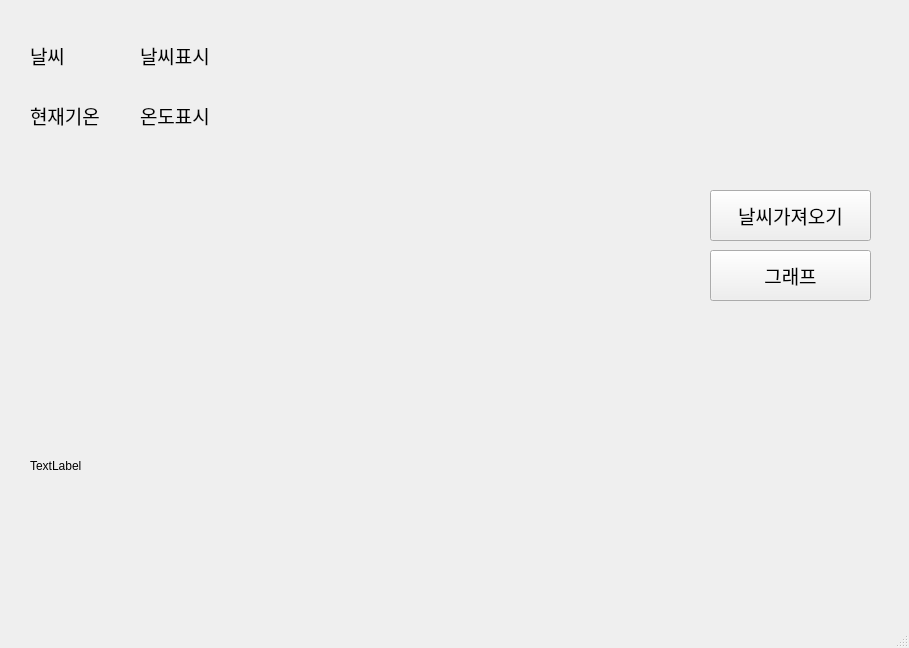
<?xml version="1.0" encoding="UTF-8"?>
<ui version="4.0">
 <class>MainWindow</class>
 <widget class="QMainWindow" name="MainWindow">
  <property name="geometry">
   <rect>
    <x>0</x>
    <y>0</y>
    <width>909</width>
    <height>648</height>
   </rect>
  </property>
  <property name="windowTitle">
   <string>날씨정보</string>
  </property>
  <widget class="QWidget" name="centralwidget">
   <widget class="QPushButton" name="load_btn">
    <property name="geometry">
     <rect>
      <x>710</x>
      <y>190</y>
      <width>161</width>
      <height>51</height>
     </rect>
    </property>
    <property name="font">
     <font>
      <family>TT투게더</family>
      <pointsize>14</pointsize>
     </font>
    </property>
    <property name="text">
     <string>날씨가져오기</string>
    </property>
   </widget>
   <widget class="QLabel" name="label">
    <property name="geometry">
     <rect>
      <x>30</x>
      <y>30</y>
      <width>111</width>
      <height>51</height>
     </rect>
    </property>
    <property name="font">
     <font>
      <family>TT투게더</family>
      <pointsize>14</pointsize>
     </font>
    </property>
    <property name="text">
     <string>날씨</string>
    </property>
   </widget>
   <widget class="QLabel" name="result_label">
    <property name="geometry">
     <rect>
      <x>140</x>
      <y>30</y>
      <width>111</width>
      <height>51</height>
     </rect>
    </property>
    <property name="font">
     <font>
      <family>TT투게더</family>
      <pointsize>14</pointsize>
     </font>
    </property>
    <property name="text">
     <string>날씨표시</string>
    </property>
   </widget>
   <widget class="QLabel" name="result_label_2">
    <property name="geometry">
     <rect>
      <x>140</x>
      <y>90</y>
      <width>111</width>
      <height>51</height>
     </rect>
    </property>
    <property name="font">
     <font>
      <family>TT투게더</family>
      <pointsize>14</pointsize>
     </font>
    </property>
    <property name="text">
     <string>온도표시</string>
    </property>
   </widget>
   <widget class="QLabel" name="label_2">
    <property name="geometry">
     <rect>
      <x>30</x>
      <y>90</y>
      <width>111</width>
      <height>51</height>
     </rect>
    </property>
    <property name="font">
     <font>
      <family>TT투게더</family>
      <pointsize>14</pointsize>
     </font>
    </property>
    <property name="text">
     <string>현재기온</string>
    </property>
   </widget>
   <widget class="QPushButton" name="gra_btn">
    <property name="geometry">
     <rect>
      <x>710</x>
      <y>250</y>
      <width>161</width>
      <height>51</height>
     </rect>
    </property>
    <property name="font">
     <font>
      <family>TT투게더</family>
      <pointsize>14</pointsize>
     </font>
    </property>
    <property name="text">
     <string>그래프</string>
    </property>
   </widget>
   <widget class="QLabel" name="myImage_label">
    <property name="geometry">
     <rect>
      <x>30</x>
      <y>330</y>
      <width>851</width>
      <height>271</height>
     </rect>
    </property>
    <property name="text">
     <string>TextLabel</string>
    </property>
   </widget>
  </widget>
  <widget class="QMenuBar" name="menubar">
   <property name="geometry">
    <rect>
     <x>0</x>
     <y>0</y>
     <width>909</width>
     <height>21</height>
    </rect>
   </property>
  </widget>
  <widget class="QStatusBar" name="statusbar"/>
 </widget>
 <resources/>
 <connections/>
</ui>
